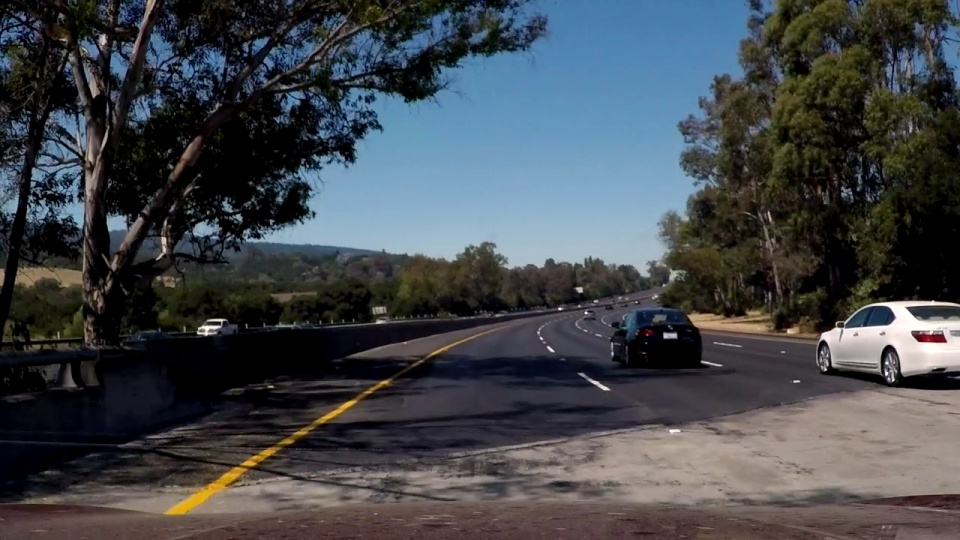
#> input picture project2/slope_test.jpg, 960 x 540 px
$ python line.py
#> lines starting #> are read from the running program, lines starting #| are printed output that depends on the picture; after the words box and inside, x2 and y2 are one past the last pixel; in counts of white or black regions, pixels touching at a corner belong together
# -*- coding: cp949 -*-
# -*- coding: utf-8 -*- # 한글 주석쓰려면 이거 해야함
import cv2  # opencv 사용
import numpy as np


def grayscale(img):  # 흑백이미지로 변환
    return cv2.cvtColor(img, cv2.COLOR_RGB2GRAY)


def canny(img, low_threshold, high_threshold):  # Canny 알고리즘 경계선을 검출한다.
    return cv2.Canny(img, low_threshold, high_threshold)


def gaussian_blur(img, kernel_size):  # 가우시안 필터 이미지의 잡음을 제거한다
    return cv2.GaussianBlur(img, (kernel_size, kernel_size), 0)


def region_of_interest(img, vertices, color3=(255, 255, 255), color1=255):  # ROI 셋팅 원하는 대상을 따로 분리해서 처리 하기 위해 설정한다.

    mask = np.zeros_like(img)  # mask = img와 같은 크기의 빈 이미지

    if len(img.shape) > 2:  # Color 이미지(3채널)라면 : 채널이 3일 경우, 다색 이미지이다. 채널이 1일 경우 단색 이미지이다.
        color = color3
    else:  # 흑백 이미지(1채널)라면 :
        color = color1

    # vertices에 정한 점들로 이뤄진 다각형부분(ROI 설정부분)을 color로 채움
    cv2.fillPoly(mask, vertices, color)

    # 이미지와 color로 채워진 ROI를 합침
    ROI_image = cv2.bitwise_and(img, mask)
    return ROI_image


def draw_lines(img, lines, color=[255, 0, 0], thickness=2):  # 선 그리기
    for line in lines:
        for x1, y1, x2, y2 in line:
            cv2.line(img, (x1, y1), (x2, y2), color, thickness)


def draw_fit_line(img, lines, color=[255, 0, 0], thickness=10):  # 대표선 그리기
    cv2.line(img, (lines[0], lines[1]), (lines[2], lines[3]), color, thickness)


def hough_lines(img, rho, theta, threshold, min_line_len, max_line_gap):  # 허프 변환
    lines = cv2.HoughLinesP(img, rho, theta, threshold, np.array([]), minLineLength=min_line_len,
                            maxLineGap=max_line_gap)
    # line_img = np.zeros((img.shape[0], img.shape[1], 3), dtype=np.uint8)
    # draw_lines(line_img, lines)

    return lines


def weighted_img(img, initial_img, α=1, β=1., λ=0.):  # 두 이미지 operlap 하기
    return cv2.addWeighted(initial_img, α, img, β, λ)


def get_fitline(img, f_lines):  # 대표선 구하기
    lines = np.squeeze(f_lines)
    lines = lines.reshape(lines.shape[0] * 2, 2)
    rows, cols = img.shape[:2]
    output = cv2.fitLine(lines, cv2.DIST_L2, 0, 0.01, 0.01)
    vx, vy, x, y = output[0], output[1], output[2], output[3]
    x1, y1 = int(((img.shape[0] - 1) - y) / vy * vx + x), img.shape[0] - 1
    x2, y2 = int(((img.shape[0] / 2 + 100) - y) / vy * vx + x), int(img.shape[0] / 2 + 100)

    result = [x1, y1, x2, y2]
    return result


image = cv2.imread('slope_test.jpg')  # 이미지 읽기
#> image is the input picture: shape (540, 960, 3); mean B, G, R 75.3, 70.7, 66.5
height, width = image.shape[:2]  # 이미지 높이, 너비 저장
#> height = 540; width = 960
gray_img = grayscale(image)  # 흑백이미지로 변환
#> in grayscale, `return cv2.cvtColor(img, cv2.COLOR_RGB2GRAY)`:
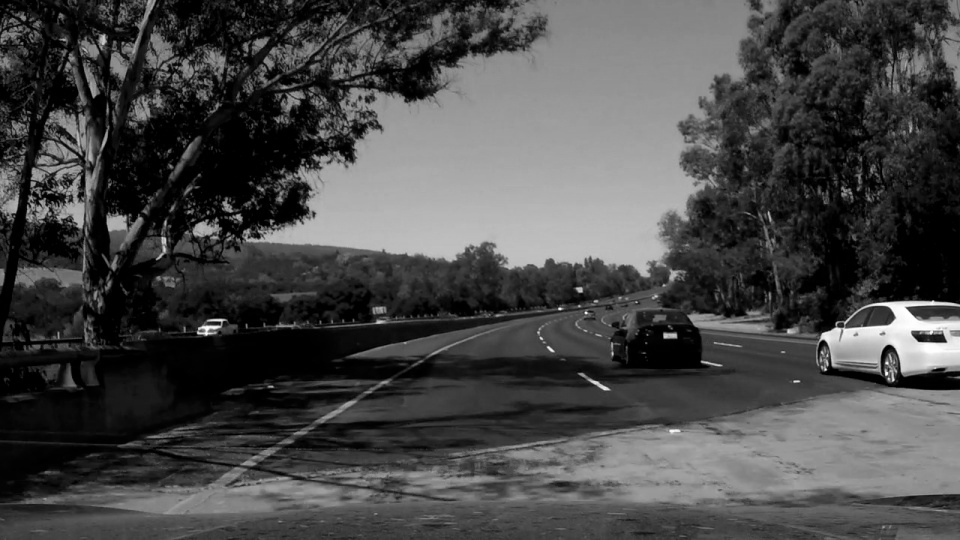
#> returned value: shape (540, 960); min 0, max 254, mean 71.6
cv2.imshow('gray', gray_img)
cv2.imwrite('gray.jpg', gray_img)
blur_img = gaussian_blur(gray_img, 3)  # Blur 효과
cv2.imshow('blur', blur_img)
cv2.imwrite('blur.jpg', blur_img)
canny_img = canny(blur_img, 70, 210)  # Canny edge 알고리즘을 통해 윤곽선 이미지 리턴
#> in canny, `return cv2.Canny(img, low_threshold, high_threshold)`:
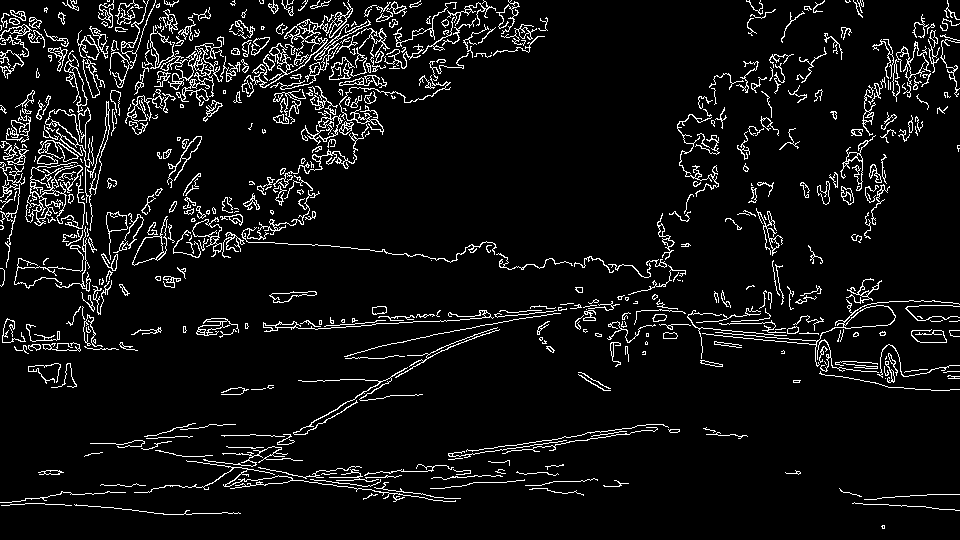
#> returned value: shape (540, 960); 6.8% white in thin lines or dots
cv2.imshow('canny', canny_img)
cv2.imwrite('canny.jpg', canny_img)
vertices = np.array(
    [[(50, height), (width / 2 - 45, height / 2 + 60), (width / 2 + 45, height / 2 + 60), (width - 50, height)]],
    dtype=np.int32)
ROI_img = region_of_interest(canny_img, vertices)  # ROI 설정
#> in region_of_interest, `cv2.fillPoly(mask, vertices, color)`:
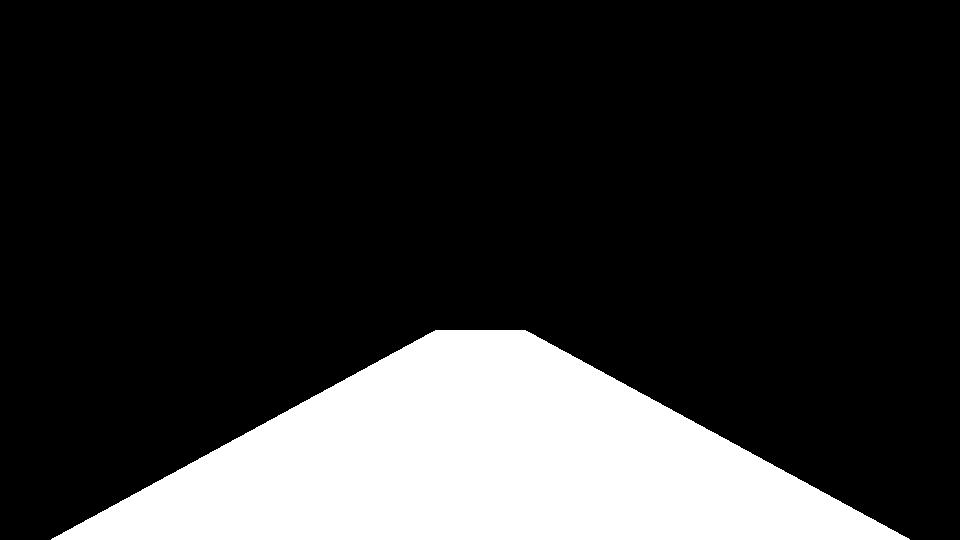
#> mask: shape (540, 960); 19.3% white; 1 white region, box (x1, y1, x2, y2) and area: (51, 330, 910, 540) 99925
#> in region_of_interest, `ROI_image = cv2.bitwise_and(img, mask)`:
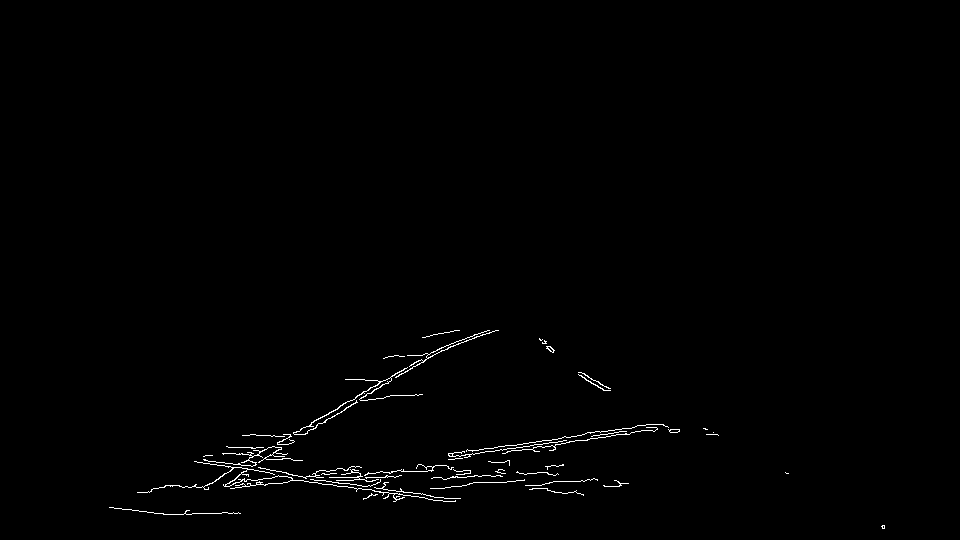
#> ROI_image: shape (540, 960); 0.74% white in thin lines or dots, all inside (x1, y1, x2, y2) = (109, 330, 885, 529)
cv2.imshow('ROI', ROI_img)
cv2.imwrite('ROI.jpg', ROI_img)
line_arr = hough_lines(ROI_img, 1, 1 * np.pi / 180, 30, 10, 20)  # 허프 변환으로 직선 찾기
#> in hough_lines, `lines = cv2.HoughLinesP(img, rho, theta, threshold, np.array([]), minL..`: lines = 75 rows, first 6: [542, 440, 656, 424], [653, 431, 674, 429], [448, 455, 630, 433], [279, 447, 457, 341], [298, 476, 455, 498], [454, 452, 570, 437]
#> line_arr has the same summary as lines in hough_lines
line_arr = np.squeeze(line_arr)

# 기울기 구하기
slope_degree = (np.arctan2(line_arr[:, 1] - line_arr[:, 3], line_arr[:, 0] - line_arr[:, 2]) * 180) / np.pi
#> slope_degree = 75 values, max 180 at index 7, min -178 at index 48, mean 75.4

# 수평 기울기 제한
line_arr = line_arr[np.abs(slope_degree) < 160]
#> line_arr = 13 rows, first 6: [279, 447, 457, 341], [200, 487, 446, 345], [232, 468, 441, 347], [223, 484, 325, 422], [422, 360, 452, 343], [204, 486, 364, 393]
slope_degree = slope_degree[np.abs(slope_degree) < 160]
#> slope_degree = [149.2, 150, 149.9, 148.7, 150.5, 149.8, 151.2, 149.1, 159, -148, 148.9, -146.8, -142]
# 수직 기울기 제한
line_arr = line_arr[np.abs(slope_degree) > 95]
slope_degree = slope_degree[np.abs(slope_degree) > 95]
# 필터링된 직선 버리기
L_lines, R_lines = line_arr[(slope_degree > 0), :], line_arr[(slope_degree < 0), :]
#> L_lines = [[279, 447, 457, 341], [200, 487, 446, 345], [232, 468, 441, 347], [223, 484, 325, 422], [422, 360, 452, 343], [204, 486, 364, 393], [458, 344, 478, 333], [246, 468, 388, 383], [445, 349, 492, 331], [356, 400, 447, 345]]; R_lines = [[579, 375, 603, 390], [584, 373, 610, 390], [581, 372, 604, 390]]
temp = np.zeros((image.shape[0], image.shape[1], 3), dtype=np.uint8)
L_lines, R_lines = L_lines[:, None], R_lines[:, None]
# 왼쪽, 오른쪽 각각 대표선 구하기
left_fit_line = get_fitline(image, L_lines)
#> in get_fitline, `lines = np.squeeze(f_lines)`: lines has the same summary as L_lines outside get_fitline
#> in get_fitline, `lines = lines.reshape(lines.shape[0] * 2, 2)`: lines = 20 rows, first 8: [279, 447], [457, 341], [200, 487], [446, 345], [232, 468], [441, 347], [223, 484], [325, 422]
#> in get_fitline, `output = cv2.fitLine(lines, cv2.DIST_L2, 0, 0.01, 0.01)`: output = [0.866, -0.5, 367.8, 393.8]
#> in get_fitline, `vx, vy, x, y = output[0], output[1], output[2], output[3]`: vx = [0.866]; vy = [-0.5]; x = [367.8]; y = [393.8]
#> in get_fitline, `x1, y1 = int(((img.shape[0] - 1) - y) / vy * vx + x), img.shape[0] - 1`: x1 = 116; y1 = 539
#> in get_fitline, `x2, y2 = int(((img.shape[0] / 2 + 100) - y) / vy * vx + x), int(img.sh..`: x2 = 408; y2 = 370
#> in get_fitline, `result = [x1, y1, x2, y2]`: result = [116, 539, 408, 370]
#> left_fit_line = [116, 539, 408, 370]
right_fit_line = get_fitline(image, R_lines)
#> right_fit_line = [830, 539, 575, 370]
# 대표선 그리기
draw_fit_line(temp, left_fit_line)
#> in draw_fit_line, `cv2.line(img, (lines[0], lines[1]), (lines[2], lines[3]), color, thick..`:
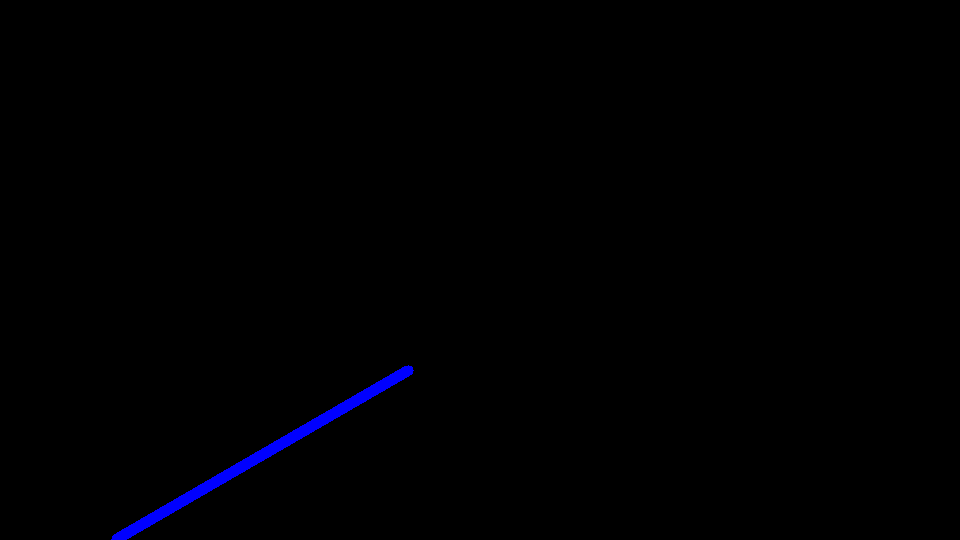
#> img: shape (540, 960, 3); mean of channels 0, 1, 2 1.8, 0, 0; drawn as B, G, R
draw_fit_line(temp, right_fit_line)
#> call 2 of draw_fit_line, with thickness = 10
#> in draw_fit_line (call 2), `cv2.line(img, (lines[0], lines[1]), (lines[2], lines[3]), color, thick..`:
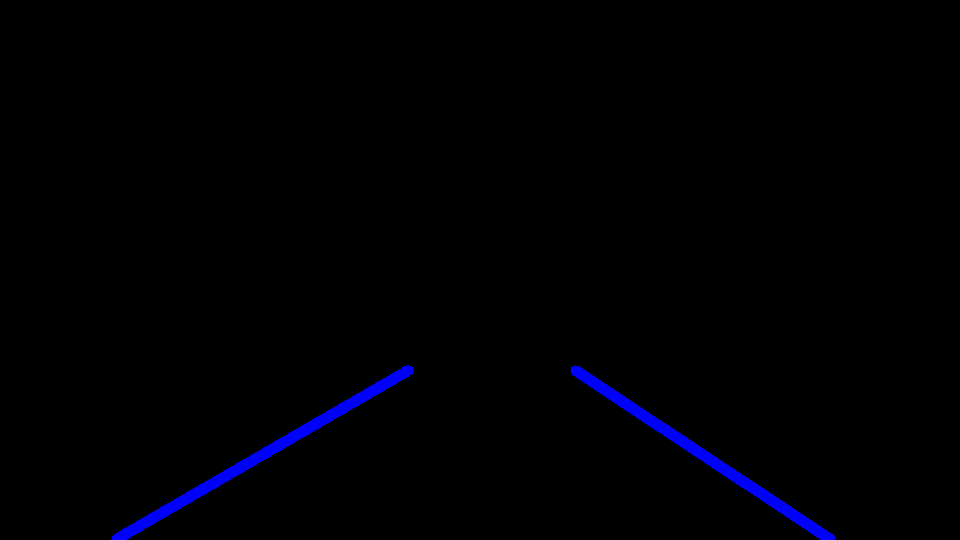
#> img: shape (540, 960, 3); 0.66% of pixels changed, all inside (x1, y1, x2, y2) = (570, 365, 836, 540); drawn as B, G, R

result = weighted_img(temp, image)  # 원본 이미지에 검출된 선 overlap
cv2.imshow('result', result)  # 결과 이미지 출력
cv2.imwrite('result.jpg', result)
cv2.waitKey(0)
